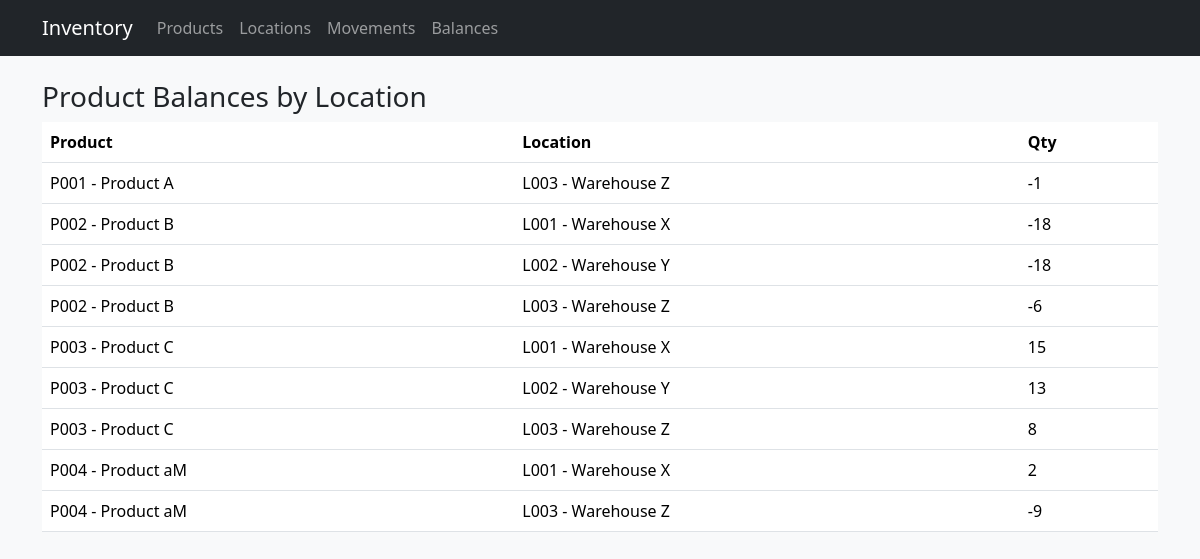
Page /reports/balances on the committed database.
### models.py (models this page shows, shortened)
class Product(db.Model):
    __tablename__ = 'products'
    product_id = db.Column(db.String, primary_key=True)
    name = db.Column(db.String, nullable=False)

class Location(db.Model):
    __tablename__ = 'locations'
    location_id = db.Column(db.String, primary_key=True)
    name = db.Column(db.String, nullable=False)

### app.py (the view)
@app.route('/reports/balances')
def report_balances():
    products = Product.query.order_by(Product.product_id).all()
    locations = Location.query.order_by(Location.location_id).all()
    rows = []
    for p in products:
        for loc in locations:
            loc_id = loc.location_id
            in_sum = db.session.query(func.coalesce(func.sum(ProductMovement.qty), 0)).filter(
                ProductMovement.product_id==p.product_id,
                ProductMovement.to_location==loc_id
            ).scalar()
            out_sum = db.session.query(func.coalesce(func.sum(ProductMovement.qty), 0)).filter(
                ProductMovement.product_id==p.product_id,
                ProductMovement.from_location==loc_id
            ).scalar()
            balance = (in_sum or 0) - (out_sum or 0)
            if balance != 0:
                rows.append({'product': p, 'location': loc, 'qty': balance})
    return render_template('reports/balances.html', rows=rows, products=products, locations=locations)

### templates/reports/balances.html (shortened to what this page needs)
{% extends "base.html" %}
{% block content %}
<h3>Product Balances by Location</h3>
<table class="table bg-white">
  <thead><tr><th>Product</th><th>Location</th><th>Qty</th></tr></thead>
  <tbody>
    {% for r in rows %}
      <tr>
        <td>{{ r.product.product_id }} - {{ r.product.name }}</td>
        <td>{{ r.location.location_id }} - {{ r.location.name }}</td>
        <td>{{ r.qty }}</td>
      </tr>
    {% endfor %}
  </tbody>
</table>
{% endblock %}

### rows in the picture
Product: product.product_id "P001", product.name "Product A"
Location: location.location_id "L003" "L003" "L003" "L003", location.name "Warehouse Z" "Warehouse Z" "Warehouse Z" "Warehouse Z"
Product: product.product_id "P002" "P002" "P002", product.name "Product B" "Product B" "Product B"
Location: location.location_id "L001" "L001" "L001", location.name "Warehouse X" "Warehouse X" "Warehouse X"
Location: location.location_id "L002" "L002", location.name "Warehouse Y" "Warehouse Y"
Product: product.product_id "P003" "P003" "P003", product.name "Product C" "Product C" "Product C"
Product: product.product_id "P004" "P004", product.name "Product aM" "Product aM"

### other values in the picture
{{ r.qty }} "-1" "-18" "-18" "-6" "15" "13" "8" "2" "-9"
